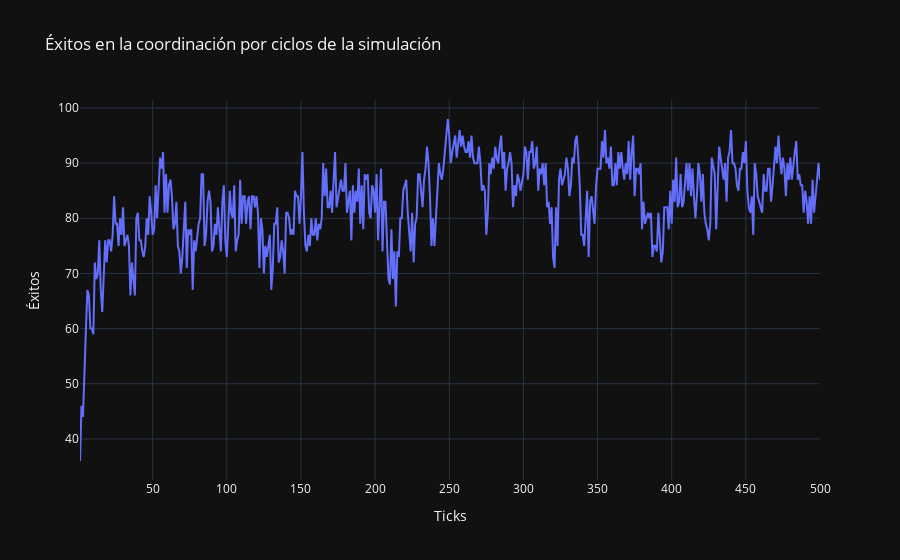

The code cell stored with this chart in its notebook:
### Code cell
sim.go()
sim.plot_successes()

### Figure 1 — Plotly figure (JSON) as saved in the notebook; plotly's stock layout.template omitted (floating-point values rounded to 4 significant figures; data arrays with more than 128 entries replaced by an {"elided": "..."} marker saying what was removed)
{"data": [{"type": "scatter", "x": {"elided": "500 int values"}, "y": {"elided": "500 int values"}}], "layout": {"autosize": true, "title": {"text": "Éxitos en la coordinación por ciclos de la simulación"}, "xaxis": {"autorange": true, "range": [1, 500], "title": {"text": "Ticks"}, "type": "linear"}, "yaxis": {"autorange": true, "range": [32.56, 101.4], "title": {"text": "Éxitos"}, "type": "linear"}}}
